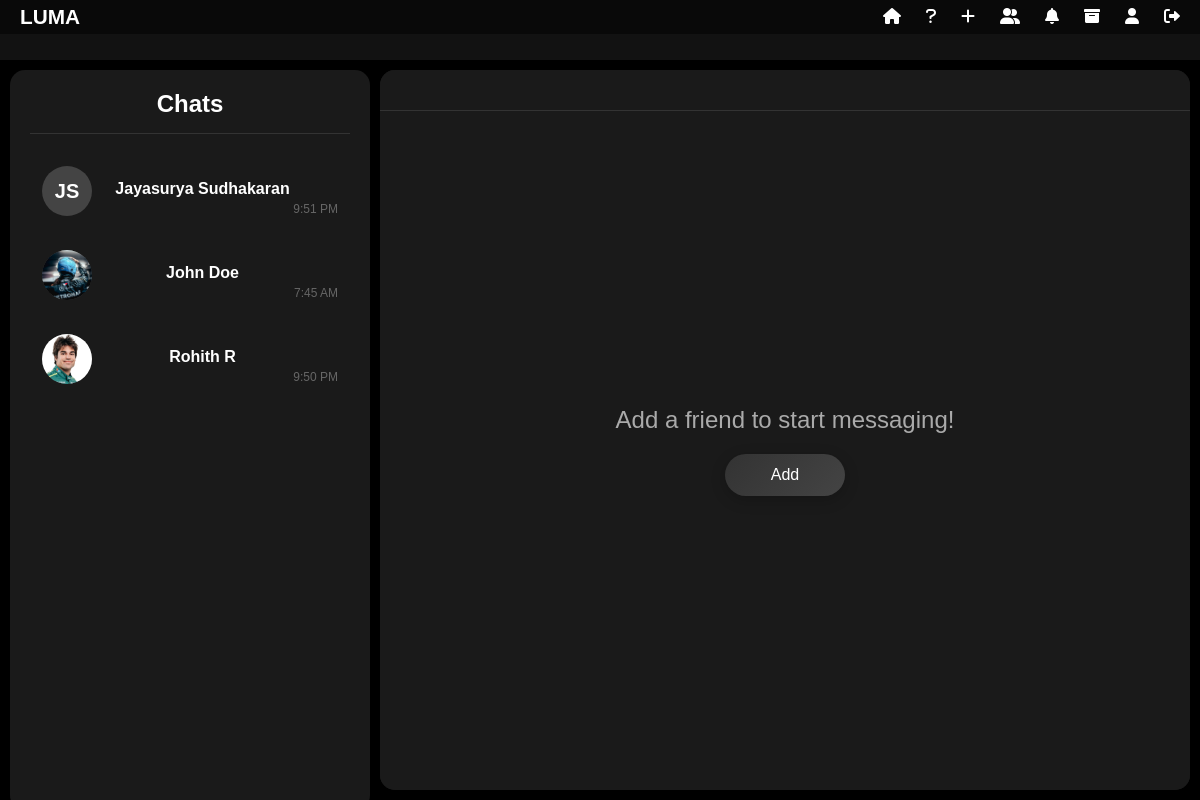
The app's page /chats/ (signed in), older data.
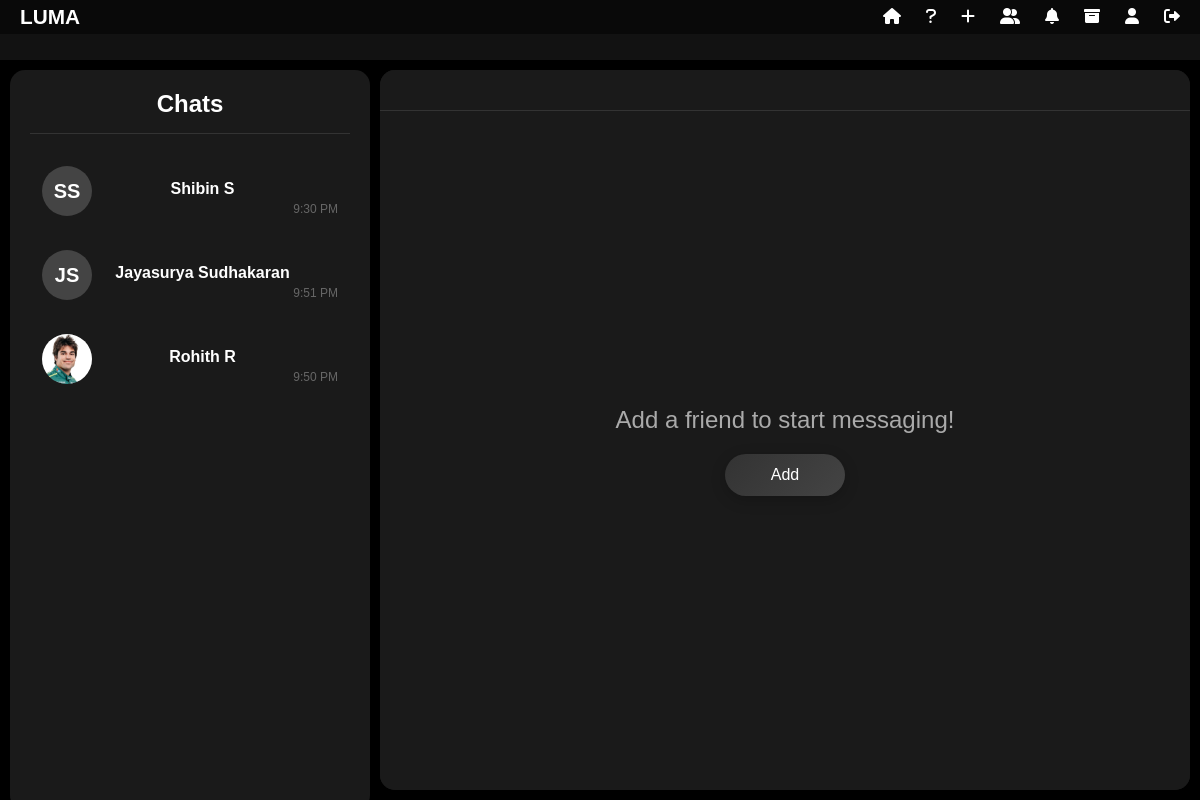
The same page, newer data.
### chat/models.py (models this page shows, shortened)
class Chat(models.Model):
    sender = models.ForeignKey(User, related_name='sender_chats', on_delete=models.CASCADE)
    recipient = models.ForeignKey(User, related_name='recipient_chats', on_delete=models.CASCADE)
    created_at = models.DateTimeField(auto_now_add=True)
    updated_at = models.DateTimeField(auto_now=True)
    archived_by = models.ManyToManyField(User, related_name='archived_chats', blank=True)
    class Meta:
        db_table = 'chat_chat'

class User(AbstractBaseUser):
    first_name = models.CharField(max_length=30)
    last_name = models.CharField(max_length=30)
    username = models.CharField(max_length=30, unique=True)
    email = models.EmailField(unique=True)
    profile_picture = models.ImageField(upload_to='profile_pics', blank=True, null=True)  # Removed trailing slash
    created_at = models.DateTimeField(auto_now_add=True)
    is_active = models.BooleanField(default=True)
    is_admin = models.BooleanField(default=False)
    is_banned = models.BooleanField(default=False)
    ban_expiry = models.DateTimeField(null=True, blank=True)
    ban_reason = models.TextField(blank=True, null=True)
    objects = UserManager()
    USERNAME_FIELD = 'username'
    REQUIRED_FIELDS = ['email', 'first_name', 'last_name']
    class Meta:
        db_table = 'chat_user'
    def is_currently_banned(self):
        if not self.is_banned:
            return False
        if self.ban_expiry and timezone.now() > self.ban_expiry:
            self.unban_user()
            return False
        return True

### chat/views.py (the view)
# urls.py: path('chats/', views.chat_list, name='chat_list'),
@login_required
def chat_list(request):
    print(f"Current user: {request.user.username}")
    print(f"User ID: {request.user.id}")
    chats = Chat.objects.filter(
        Q(sender=request.user) | Q(recipient=request.user)
    ).exclude(
        Q(sender__in=BlockedUser.objects.filter(blocked=request.user).values('blocker')) |
        Q(recipient__in=BlockedUser.objects.filter(blocked=request.user).values('blocker'))
    ).exclude(
        archived_by=request.user
    ).order_by('-updated_at')
    for chat in chats:
        other_user = chat.recipient if chat.sender == request.user else chat.sender
        unread_count = Message.objects.filter(
            chat=chat,
            sender=other_user,
            deleted_for_everyone=False  # Exclude messages deleted for everyone
        ).exclude(read_by=request.user).count()
        chat.unread_count = unread_count
        last_message = chat.messages.filter(
            deleted_for_everyone=False
        ).order_by('-sent_at').first()
        if last_message:
            chat.last_message = last_message.content
        else:
            chat.last_message = "No messages yet"
        chat.sender_profile_pic = chat.sender.profile_picture.url if chat.sender.profile_picture else None
        chat.recipient_profile_pic = chat.recipient.profile_picture.url if chat.recipient.profile_picture else None
    print(f"Number of chats found: {chats.count()}")
    all_chats = Chat.objects.all()
    print(f"Total chats in database: {all_chats.count()}")
    for chat in all_chats:
        print(f"Chat ID: {chat.id}")
        print(f"Sender: {chat.sender.username} (ID: {chat.sender.id})")
        print(f"Recipient: {chat.recipient.username} (ID: {chat.recipient.id})")
        print("---")
    print("\nUser's chats:")
    for chat in chats:
        print(f"Chat ID: {chat.id}")
        print(f"Sender: {chat.sender.username}")
        print(f"Recipient: {chat.recipient.username}")
        print(f"Latest message: {chat.last_message}")
        print("---")
    return render(request, 'chat.html', {
        'chats': chats,
        'active_chat': None,
        'current_user': request.user
    })

### templates/chat.html (shortened to what this page needs)
{% extends "base.html" %} {% load tz %} {% load chat_filters %} {% block content %}
<link
  href="https://cdnjs.cloudflare.com/ajax/libs/font-awesome/6.0.0/css/all.min.css"
  rel="stylesheet"
/>
<div class="chat-container">
  <div class="chat-list-panel">
    <div class="chat-list-title">Chats</div>
    <div class="chat-list">
      {% if chats %}
        {% for chat in chats %}
        <div
          class="chat-item {% if active_chat and chat.id == active_chat.id %} active {% endif %}{% if chat.unread_count > 0 %} has-unread {% endif %}"
          data-chat-url="{% url 'chat_detail' chat.id %}"
          data-chat-id="{{ chat.id }}"
          onclick="loadChat(this, event)">
          <div class="chat-item-pfp">
            {% if chat.sender == request.user %}
              {% if chat.recipient_profile_pic %}
                <img
                  src="{{ chat.recipient_profile_pic }}"
                  alt="Profile Picture"
                  class="pfp-image"
                  onerror="this.style.display='none'; this.nextElementSibling.style.display='flex';"
                />
              {% else %}
                <div class="pfp-initials">
                  {{ chat.recipient.first_name|slice:":1" }}{{ chat.recipient.last_name|slice:":1" }}
                </div>
              {% endif %}
            {% else %}
              {% if chat.sender_profile_pic %}
                <img
                  src="{{ chat.sender_profile_pic }}"
                  alt="Profile Picture"
                  class="pfp-image"
                  onerror="this.style.display='none'; this.nextElementSibling.style.display='flex';"
                />
                <div class="pfp-initials" style="display: none;">
                  {{ chat.sender.first_name|slice:":1" }}{{ chat.sender.last_name|slice:":1" }}
                </div>
              {% else %}
                <div class="pfp-initials">
                  {{ chat.sender.first_name|slice:":1" }}{{ chat.sender.last_name|slice:":1" }}
                </div>
              {% endif %}
            {% endif %}
          </div>
          <div class="chat-item-details">
            <div class="chat-item-name"
                 data-first-name="{% if chat.sender == request.user %}{{ chat.recipient.first_name }}{% else %}{{ chat.sender.first_name }}{% endif %}"
                 data-last-name="{% if chat.sender == request.user %}{{ chat.recipient.last_name }}{% else %}{{ chat.sender.last_name }}{% endif %}">
              {% if chat.sender == request.user %}
                {{ chat.recipient.first_name }} {{ chat.recipient.last_name }}
              {% else %}
                {{ chat.sender.first_name }} {{ chat.sender.last_name }}
              {% endif %}
            </div>
          </div>
          <div class="chat-item-time">
            {{ chat.updated_at|localtime|date:"g:i A" }}
          </div>
        </div>
        {% endfor %}
      {% else %}
        <div style="text-align: center; color: #666; padding: 20px;">
          No chats yet. Add a friend to start chatting!
        </div>
      {% endif %}
    </div>
  </div>
  <div class="chat-area">
    <div class="chat-header">
    </div>
    <div class="messages-container">
      {% if active_chat %}
        {% if messages %}
          {% for message in messages %}
            <div class="message {% if message.sender == request.user %}message-sent{% else %}message-received{% endif %} {% if message.deleted_for_everyone %}deleted{% endif %}"
                 data-message-id="{{ message.id }}"
                 data-sender-id="{{ message.sender.id }}"
                 oncontextmenu="showContextMenu(event, this)"
                 {% if message.deleted_for.all|contains:request.user %}style="display: none;"{% endif %}>
              <div class="message-pfp">
                {% if message.sender.profile_picture %}
                  <img src="{{ message.sender.profile_picture.url }}" alt="Profile Picture">
                {% else %}
                  <div class="pfp-initials">
                    {{ message.sender.first_name|slice:":1" }}{{ message.sender.last_name|slice:":1" }}
                  </div>
                {% endif %}
              </div>
              <div class="message-content">
                {% if message.deleted_for_everyone %}
                  <i>Message deleted</i>
                {% else %}
                  {% if "location-message" in message.content %}
                    {{ message.content|safe }}
                  {% else %}
                    {{ message.content }}
                  {% endif %}
                  {% if message.attachment %}
                    {% if message.attachment_type == 'image' %}
                      <div class="message-attachment">
                        <img src="{{ message.attachment.url }}" alt="{{ message.attachment_name }}" class="attachment-image">
                      </div>
                    {% else %}
                      <div class="message-attachment">
                        <div class="file-icon">
                          {% if message.attachment_type == 'pdf' %}
                            <svg width="24" height="24" viewBox="0 0 24 24" fill="none" xmlns="http://www.w3.org/2000/svg">
                              <path d="M14 2H6C5.46957 2 4.96086 2.21071 4.58579 2.58579C4.21071 2.96086 4 3.46957 4 4V20C4 20.5304 4.21071 21.0391 4.58579 21.4142C4.96086 21.7893 5.46957 22 6 22H18C18.5304 22 19.0391 21.7893 19.4142 21.4142C19.7893 21.0391 20 20.5304 20 20V8L14 2Z" stroke="white" stroke-width="2" stroke-linecap="round" stroke-linejoin="round"/>
                              <path d="M14 2V8H20" stroke="white" stroke-width="2" stroke-linecap="round" stroke-linejoin="round"/>
                              <path d="M12 18C12 17.4 11.6 17 11 17C10.4 17 10 17.4 10 18C10 18.6 10.4 19 11 19C11.6 19 12 18.6 12 18Z" fill="white"/>
                              <path d="M12 13C12 12.4 11.6 12 11 12C10.4 12 10 12.4 10 13V16C10 16.6 10.4 17 11 17C11.6 17 12 16.6 12 16V13Z" fill="white"/>
                            </svg>
                          {% elif message.attachment_type == 'doc' %}
                            <svg width="24" height="24" viewBox="0 0 24 24" fill="none" xmlns="http://www.w3.org/2000/svg">
                              <path d="M14 2H6C5.46957 2 4.96086 2.21071 4.58579 2.58579C4.21071 2.96086 4 3.46957 4 4V20C4 20.5304 4.21071 21.0391 4.58579 21.4142C4.96086 21.7893 5.46957 22 6 22H18C18.5304 22 19.0391 21.7893 19.4142 21.4142C19.7893 21.0391 20 20.5304 20 20V8L14 2Z" stroke="white" stroke-width="2" stroke-linecap="round" stroke-linejoin="round"/>
                              <path d="M14 2V8H20" stroke="white" stroke-width="2" stroke-linecap="round" stroke-linejoin="round"/>
                              <path d="M16 13H8" stroke="white" stroke-width="2" stroke-linecap="round" stroke-linejoin="round"/>
                              <path d="M16 17H8" stroke="white" stroke-width="2" stroke-linecap="round" stroke-linejoin="round"/>
                              <path d="M10 9H9H8" stroke="white" stroke-width="2" stroke-linecap="round" stroke-linejoin="round"/>
                            </svg>
                          {% else %}
                            <svg width="24" height="24" viewBox="0 0 24 24" fill="none" xmlns="http://www.w3.org/2000/svg">
                              <path d="M14 2H6C5.46957 2 4.96086 2.21071 4.58579 2.58579C4.21071 2.96086 4 3.46957 4 4V20C4 20.5304 4.21071 21.0391 4.58579 21.4142C4.96086 21.7893 5.46957 22 6 22H18C18.5304 22 19.0391 21.7893 19.4142 21.4142C19.7893 21.0391 20 20.5304 20 20V8L14 2Z" stroke="white" stroke-width="2" stroke-linecap="round" stroke-linejoin="round"/>
                              <path d="M14 2V8H20" stroke="white" stroke-width="2" stroke-linecap="round" stroke-linejoin="round"/>
                            </svg>
                          {% endif %}
                        </div>
                        <div class="file-info">
                          <div class="file-name">{{ message.attachment_name }}</div>
                          <a href="{{ message.attachment.url }}" target="_blank" class="file-link">Download</a>
                        </div>
                      </div>
                    {% endif %}
                  {% endif %}
                {% endif %}
                <div class="message-time">
                  {{ message.sent_at|localtime|date:"g:i A" }}
                  {% if message.sender == request.user and not message.deleted_for_everyone %}
                  <div class="message-read-status" data-message-id="{{ message.id }}">
                    <span class="read-receipt" id="read-receipt-{{ message.id }}">
                      <span class="read-receipt-icon">&#10003;</span>
                    </span>
                  </div>
                  {% endif %}
                </div>
              </div>
            </div>
          {% endfor %}
        {% else %}
          <div class="start-message" id="no-messages-prompt">No messages yet. Start the conversation!</div>
        {% endif %}
      {% else %}
        <div class="start-message">Add a friend to start messaging!</div>
        <button class="add-contact-button" onclick="openFriendDialog()">Add</button>
      {% endif %}
    </div>
  </div>
  {% endblock %}

### templates/base.html (shortened to what this page needs)
{% load static %}
<!DOCTYPE html>
<html lang="en">
  <head>
    <link
      href="https://cdnjs.cloudflare.com/ajax/libs/font-awesome/6.0.0/css/all.min.css"
      rel="stylesheet"
    />
  </head>
  <body>
    <nav class="navbar">
      <div class="logo"><a href="{% url 'home' %}">LUMA</a></div>
      <ul class="nav-links">
        <li>
          <a
            href="{% if request.user.is_authenticated %}{% url 'chat_list' %}{% else %}{% url 'home' %}{% endif %}"
            data-tooltip="Home"
          >
            <i class="fa-solid fa-house"></i>
          </a>
        </li>
        <li>
          <a href="{% url 'about' %}" data-tooltip="About Us">
            <i class="fa-solid fa-question"></i>
          </a>
        </li>
        {% if request.user.is_authenticated %}
        <li>
          <a href="#" data-tooltip="Add Friend" onclick="openFriendDialog()">
            <i class="fa-solid fa-plus"></i>
          </a>
        </li>
        <li>
          <a href="#" data-tooltip="Start Group" onclick="startGroupChat()">
            <i class="fa-solid fa-user-group"></i>
          </a>
        </li>
        <li>
          <a href="#" data-tooltip="Notifications" id="notificationBell">
            <i class="fa-solid fa-bell" id="bellIcon"></i>
          </a>
        </li>
        <li>
          <a href="#" data-tooltip="Archived">
            <i class="fa-solid fa-box-archive" id="archiveButton"></i>
          </a>
        </li>
        <li>
          <a href="{% url 'profile' %}" data-tooltip="Profile">
            <i class="fa-solid fa-user"></i>
          </a>
        </li>
        <li>
          <a href="{% url 'logout' %}" data-tooltip="Logout">
            <i class="fa-solid fa-right-from-bracket"></i>
          </a>
        </li>
        {% endif %}
      </ul>
    </nav>
    <div class="content">{% block content %}{% endblock %}</div>
  </body>
</html>

Row changes from the older to the newer data that the page shows:
removed Chat: shows a picture, recipient.first_name "John", recipient.last_name "Doe", updated_at "7:45 AM"
added Chat: sender.first_name "S", sender.last_name "S", sender.first_name "Shibin", updated_at "9:30 PM"
